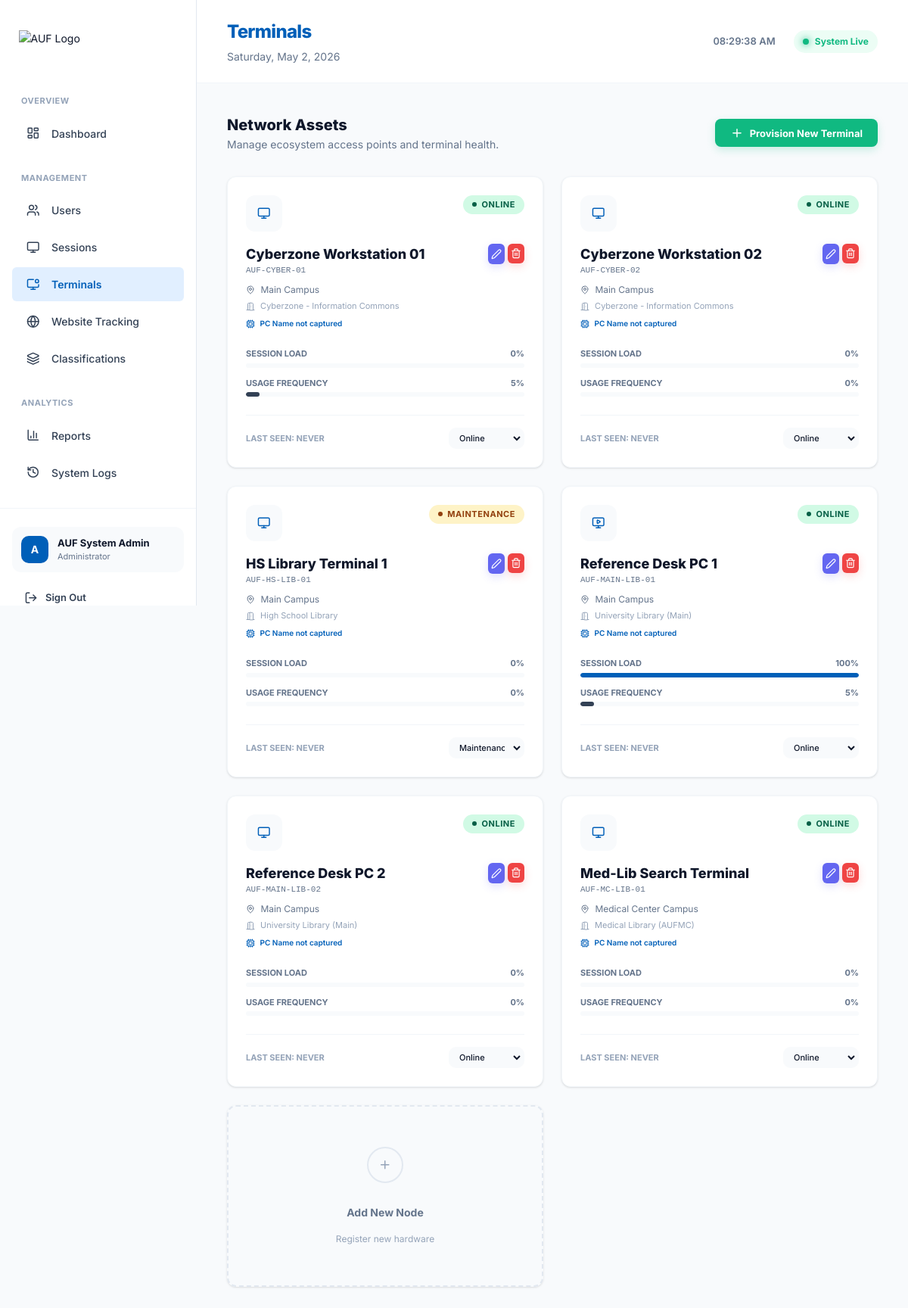
The page /server/admin/terminals.php (signed in) on the database its author committed.
### tables this page shows
CREATE TABLE terminals (
    id            INT UNSIGNED AUTO_INCREMENT PRIMARY KEY,
    terminal_code VARCHAR(30)  NOT NULL UNIQUE COMMENT 'e.g. PC-01',
    terminal_name VARCHAR(100) DEFAULT NULL,
    pc_hostname   VARCHAR(150) DEFAULT NULL,
    campus_id     INT UNSIGNED DEFAULT NULL,
    room_id       INT UNSIGNED DEFAULT NULL,
    status        ENUM('online', 'offline', 'maintenance') NOT NULL DEFAULT 'offline',
    last_seen     TIMESTAMP NULL DEFAULT NULL,
    creation_date TIMESTAMP NOT NULL DEFAULT CURRENT_TIMESTAMP,
    FOREIGN KEY (campus_id) REFERENCES campuses(id) ON UPDATE CASCADE ON DELETE SET NULL,
    FOREIGN KEY (room_id)   REFERENCES rooms(id)   ON UPDATE CASCADE ON DELETE SET NULL,
    INDEX idx_status (status)
);

CREATE TABLE campuses (
    id               INT UNSIGNED AUTO_INCREMENT PRIMARY KEY,
    name             VARCHAR(150) NOT NULL UNIQUE,
    creation_date    TIMESTAMP NOT NULL DEFAULT CURRENT_TIMESTAMP
);

CREATE TABLE rooms (
    id               INT UNSIGNED AUTO_INCREMENT PRIMARY KEY,
    campus_id        INT UNSIGNED NOT NULL,
    name             VARCHAR(150) NOT NULL,
    description      TEXT         DEFAULT NULL,
    creation_date    TIMESTAMP NOT NULL DEFAULT CURRENT_TIMESTAMP,
    UNIQUE KEY (campus_id, name),
    FOREIGN KEY (campus_id) REFERENCES campuses(id) ON DELETE CASCADE ON UPDATE CASCADE
);

### server/includes/helpers.php (called while the page is built, shortened)
<?php
function h(?string $str): string {
    return htmlspecialchars($str ?? '', ENT_QUOTES | ENT_HTML5, 'UTF-8');
}

### server/admin/terminals.php (the view, shortened to what this page needs)
<?php
require_once __DIR__ . '/../includes/helpers.php';
$pdo   = db();
$terminals = $pdo->query(
    "SELECT t.*, c.name as campus_name, r.name as room_name,
            (SELECT COUNT(*) FROM sessions s WHERE s.terminal_id=t.id AND s.status='active') AS active_sessions,
            (SELECT COUNT(*) FROM sessions s WHERE s.terminal_id=t.id) AS total_sessions
     FROM terminals t
     LEFT JOIN campuses c ON t.campus_id = c.id
     LEFT JOIN rooms r ON t.room_id = r.id
     ORDER BY t.terminal_code"
)->fetchAll();
include __DIR__ . '/partials/header.php';
?>
<div style="display:flex;justify-content:space-between;align-items:center;margin-bottom:32px">
  <div>
    <h2 style="font-size: 20px; font-weight: 800; color: var(--text-primary)">Network Assets</h2>
    <p class="td-muted">Manage ecosystem access points and terminal health.</p>
  </div>
  <button class="btn btn-create" onclick="document.getElementById('terminal-modal-title').textContent='Provision Terminal'; document.getElementById('terminal-action').value='add'; openModal('modal-terminal')">
    <i data-lucide="plus" style="width:18px"></i> Provision New Terminal
  </button>
</div>
<div class="terminal-grid fade-in">
  <?php foreach ($terminals as $t): ?>
  <div class="terminal-card">
    <div class="terminal-header">
      <div class="feed-icon" style="background: var(--bg-base); box-shadow: none">
        <i data-lucide="<?= $t['active_sessions'] > 0 ? 'monitor-play' : 'monitor' ?>"></i>
      </div>
      <div style="display:flex; gap:6px; align-items:center">
        <?php
          $b=['online'=>'badge-green','offline'=>'badge-gray','maintenance'=>'badge-yellow'];
          echo '<span class="badge '.($b[$t['status']]??'badge-gray').'"><span class="badge-dot"></span>'.ucfirst($t['status']).'</span>';
        ?>
      </div>
    </div>
    <div class="terminal-info">
      <div style="display:flex; justify-content:space-between; align-items:flex-start">
        <h3 style="margin:0"><?= h($t['terminal_name'] ?: $t['terminal_code']) ?></h3>
        <div style="display:flex; gap:4px">
          <button class="btn btn-edit btn-sm" style="padding:4px" onclick="editTerminal(<?= h(json_encode($t)) ?>)">
              <i data-lucide="edit-2" style="width:14px"></i>
          </button>
          <form method="POST" style="display:inline" onsubmit="return confirm('Completely remove this terminal?')">
            <button type="submit" class="btn btn-delete btn-sm" style="padding:4px"><i data-lucide="trash-2" style="width:14px"></i></button>
          </form>
        </div>
      </div>
      <div class="td-muted mono" style="font-size:11px; margin-bottom:8px"><?= h($t['terminal_code']) ?></div>
      <p>
        <i data-lucide="map-pin" style="width:12px; height:12px; vertical-align: middle; margin-right: 4px"></i>
        <?= $t['campus_name'] ? h($t['campus_name']) : 'Unassigned Campus' ?>
      </p>
      <p style="font-size: 11px; margin-top: 4px; color: var(--text-faint)">
        <i data-lucide="door-open" style="width:12px; height:12px; vertical-align: middle; margin-right: 4px"></i>
        <?= $t['room_name'] ? h($t['room_name']) : 'Unassigned Room' ?>
      </p>
      <p style="font-size: 10px; margin-top: 8px; font-weight:600; color: var(--primary)">
        <i data-lucide="cpu" style="width:12px; height:12px; vertical-align: middle; margin-right: 4px"></i>
        <?= $t['pc_hostname'] ? h($t['pc_hostname']) : 'PC Name not captured' ?>
      </p>
    </div>
    <div class="terminal-stats">
      <div class="progress-wrap">
        <div class="progress-label"><span>Session Load</span><span><?= $t['active_sessions'] > 0 ? '100%' : '0%' ?></span></div>
        <div class="progress-bar"><div class="progress-fill fill-blue" style="width: <?= $t['active_sessions'] > 0 ? '100%' : '0%' ?>"></div></div>
      </div>
      <div class="progress-wrap">
        <div class="progress-label"><span>Usage Frequency</span><span><?= min(100, $t['total_sessions'] * 5) ?>%</span></div>
        <div class="progress-bar"><div class="progress-fill fill-slate" style="width: <?= min(100, $t['total_sessions'] * 5) ?>%"></div></div>
      </div>
    </div>
    <div class="terminal-footer">
      <div style="font-size: 11px; font-weight: 700; color: var(--text-faint); text-transform: uppercase">
        Last Seen: <?= $t['last_seen'] ? date('H:i', strtotime($t['last_seen'])) : 'Never' ?>
      </div>
      <form method="POST" style="display:flex;gap:6px">
        <select name="status" class="form-control" style="padding: 4px 8px; font-size: 11px; width: 100px" onchange="this.form.submit()">
          <option value="online"      <?= $t['status']==='online'?'selected':'' ?>>Online</option>
          <option value="maintenance" <?= $t['status']==='maintenance'?'selected':'' ?>>Maintenance</option>
        </select>
      </form>
    </div>
  </div>
  <?php endforeach; ?>
  <div class="terminal-card" style="border: 2px dashed var(--border); background: transparent; cursor: pointer; align-items: center; justify-content: center; min-height: 240px"
       onclick="document.getElementById('terminal-modal-title').textContent='Provision Terminal'; document.getElementById('terminal-action').value='add'; openModal('modal-terminal')">
     <div style="width: 48px; height: 48px; border-radius: 50%; border: 2px solid var(--border); display: flex; align-items: center; justify-content: center; color: var(--text-faint); margin-bottom: 12px">
       <i data-lucide="plus"></i>
     </div>
     <div style="font-weight: 700; color: var(--text-muted)">Add New Node</div>
     <div style="font-size: 12px; color: var(--text-faint)">Register new hardware</div>
  </div>
</div>
<?php include __DIR__ . '/partials/footer.php'; ?>

### server/assets/css/admin.css (style rules this page uses)
:root { --primary: #005FB8; --secondary: #E1EFFF; --tertiary: #A04401; --neutral-bg: #F9F9F9; --bg-base: #F8FAFC; --bg-surface: #FFFFFF; --bg-sidebar: #FFFFFF; --text-primary: #0F172A; --text-secondary: #334155; --text-muted: #64748B; --text-faint: #94A3B8; --border: #E2E8F0; --border-light: #F1F5F9; --success: #10B981; --warning: #F59E0B; --danger: #EF4444; --info: #3B82F6; --sidebar-width: 260px; --shadow-sm: 0 1px 3px 0 rgb(0 0 0 / 0.1), 0 1px 2px -1px rgb(0 0 0 / 0.1); --shadow: 0 4px 6px -1px rgb(0 0 0 / 0.1), 0 2px 4px -2px rgb(0 0 0 / 0.1); --shadow-lg: 0 10px 15px -3px rgb(0 0 0 / 0.1), 0 4px 6px -4px rgb(0 0 0 / 0.1); --radius-sm: 6px; --radius: 12px; --radius-lg: 16px; --transition: 0.2s cubic-bezier(0.4, 0, 0.2, 1); }
*, *::before, *::after { box-sizing: border-box; margin: 0; padding: 0; }
html, body { height: 100%; font-family: 'Inter', system-ui, -apple-system, sans-serif; background-color: var(--bg-base) !important; color: var(--text-primary); font-size: 14px; line-height: 1.5; -webkit-font-smoothing: antialiased; }
i[data-lucide], .lucide { display: inline-block; width: 1.25rem; height: 1.25rem; vertical-align: middle; stroke-width: 2px; }
button, input, select, textarea { font-family: inherit; font-size: inherit; }
.feed-icon { width: 48px; height: 48px; background: var(--bg-surface); border-radius: 12px; display: flex; align-items: center; justify-content: center; font-size: 20px; color: var(--primary); box-shadow: var(--shadow-sm); }
.td-muted { color: var(--text-muted); }
.mono { font-family: 'SFMono-Regular', Consolas, 'Liberation Mono', Menlo, monospace; font-size: 12px; }
.badge { display: inline-flex; align-items: center; gap: 6px; font-size: 11px; font-weight: 700; padding: 4px 12px; border-radius: 30px; text-transform: uppercase; letter-spacing: 0.05em; }
.badge-green { background: #D1FAE5; color: #065F46; }
.badge-yellow { background: #FEF3C7; color: #92400E; }
.badge-dot { width: 6px; height: 6px; border-radius: 50%; background: currentColor; }
.btn { display: inline-flex; align-items: center; justify-content: center; gap: 8px; padding: 10px 20px; border-radius: 8px; font-size: 13px; font-weight: 700; cursor: pointer; border: none; transition: all var(--transition); }
.btn-sm { padding: 6px 14px; font-size: 12px; border-radius: 6px; }
.btn-create { background: #10B981; color: white; box-shadow: 0 4px 12px rgba(16, 185, 129, 0.2); }
.btn-edit { background: #6366F1; color: white; box-shadow: 0 4px 12px rgba(99, 102, 241, 0.2); }
.btn-delete { background: #EF4444; color: white; box-shadow: 0 4px 12px rgba(239, 68, 68, 0.2); }
.terminal-grid { display: grid !important; grid-template-columns: repeat(auto-fill, minmax(300px, 1fr)); gap: 24px; width: 100%; }
.terminal-card { background: var(--bg-surface); border: 1px solid var(--border-light); border-radius: var(--radius); padding: 24px; display: flex; flex-direction: column; gap: 16px; box-shadow: var(--shadow-sm); transition: all var(--transition); }
.terminal-header { display: flex; justify-content: space-between; align-items: flex-start; }
.terminal-info h3 { font-size: 18px; font-weight: 800; color: var(--text-primary); }
.terminal-info p { font-size: 12px; color: var(--text-muted); }
.terminal-stats { display: flex; flex-direction: column; gap: 12px; margin: 8px 0; }
.progress-wrap { display: flex; flex-direction: column; gap: 4px; }
.progress-label { display: flex; justify-content: space-between; font-size: 11px; font-weight: 700; text-transform: uppercase; color: var(--text-muted); }
.progress-bar { height: 6px; background: var(--bg-base); border-radius: 3px; overflow: hidden; }
.progress-fill { height: 100%; border-radius: 3px; }
.fill-blue { background: var(--primary); }
.fill-slate { background: var(--text-secondary); }
.terminal-footer { display: flex; justify-content: space-between; align-items: center; padding-top: 16px; border-top: 1px solid var(--border-light); margin-top: auto; }
.form-control { width: 100%; padding: 12px 16px; background: var(--bg-base); border: 2px solid transparent; border-radius: 10px; color: var(--text-primary); font-weight: 500; transition: all var(--transition); outline: none; }
.fade-in { animation: fadeIn 0.4s cubic-bezier(0.16, 1, 0.3, 1) forwards; }

### rows shown on the page
terminals: status "ONLINE", terminal_name "Cyberzone Workstation 01", terminal_code "AUF-CYBER-01", campus.name "Main Campus", room.name "Cyberzone - Information Commons", shows "PC Name not captured", shows "0%", min(100, $t['total_sessions'] * 5) "5", shows "NEVER", status "Online"
terminals: status "ONLINE", terminal_name "Cyberzone Workstation 02", terminal_code "AUF-CYBER-02", campus.name "Main Campus", room.name "Cyberzone - Information Commons", shows "PC Name not captured", shows "0%", min(100, $t['total_sessions'] * 5) "0", shows "NEVER", status "Online"
terminals: status "MAINTENANCE", terminal_name "HS Library Terminal 1", terminal_code "AUF-HS-LIB-01", campus.name "Main Campus", room.name "High School Library", shows "PC Name not captured", shows "0%", min(100, $t['total_sessions'] * 5) "0", shows "NEVER", status "Maintenance"
terminals: status "ONLINE", terminal_name "Reference Desk PC 1", terminal_code "AUF-MAIN-LIB-01", campus.name "Main Campus", room.name "University Library (Main)", shows "PC Name not captured", shows "100%", min(100, $t['total_sessions'] * 5) "5", shows "NEVER", status "Online"
terminals: status "ONLINE", terminal_name "Reference Desk PC 2", terminal_code "AUF-MAIN-LIB-02", campus.name "Main Campus", room.name "University Library (Main)", shows "PC Name not captured", shows "0%", min(100, $t['total_sessions'] * 5) "0", shows "NEVER", status "Online"
terminals: status "ONLINE", terminal_name "Med-Lib Search Terminal", terminal_code "AUF-MC-LIB-01", campus.name "Medical Center Campus", room.name "Medical Library (AUFMC)", shows "PC Name not captured", shows "0%", min(100, $t['total_sessions'] * 5) "0", shows "NEVER", status "Online"

### other values the page prints
substr($admin['name'], 0, 1) "A"
$admin['name'] "AUF System Admin"
$page "Terminals"
